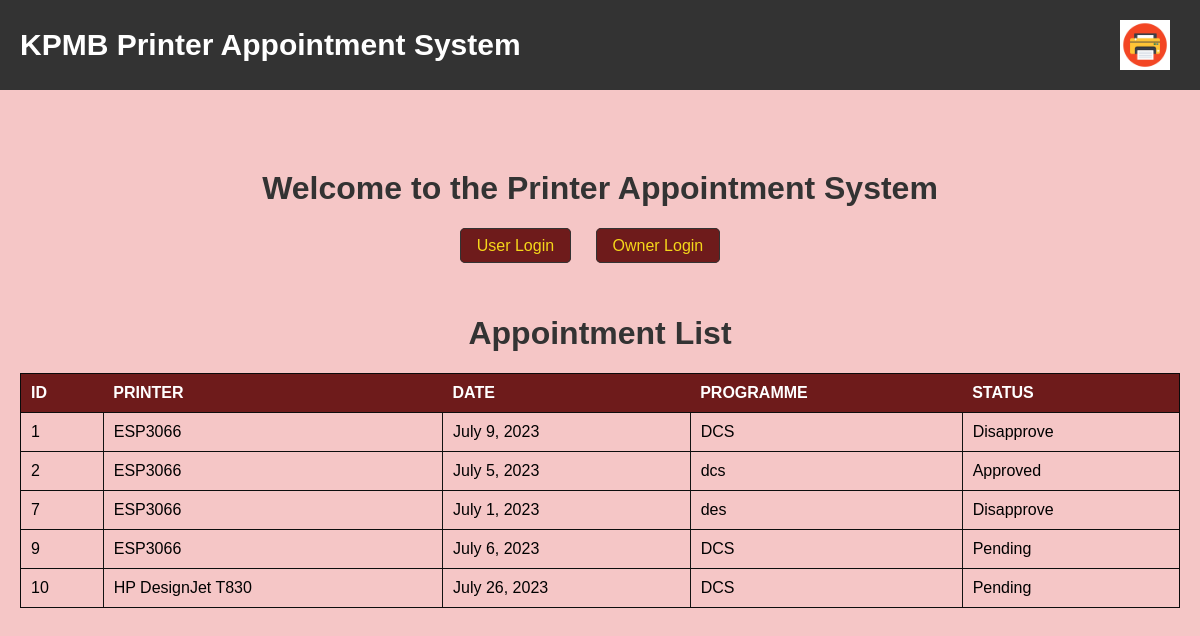
The page / on the database its author committed.
### appointment/models.py (models this page shows)
class Appointment(models.Model):
    appointmentId = models.AutoField(primary_key=True)
    pid = models.ForeignKey(Printer, on_delete=models.CASCADE)
    uid = models.ForeignKey(User, on_delete=models.CASCADE)
    date = models.DateField()
    programme = models.CharField(max_length=100)
    appointmentStatus = models.CharField(max_length=20, default='Pending')

class Printer(models.Model):
    pid = models.AutoField( primary_key=True)
    owner = models.ForeignKey(Owner, on_delete=models.CASCADE)
    pname = models.CharField(max_length=100)
    pdescription = models.TextField()

### appointment/views.py (the view)
# urls.py: path('', views.index, name='index'),
def index(request):
    appointment = Appointment.objects.all()
    return render(request, 'index.html', {'appointment': appointment})

### appointment/templates/index.html (shortened to what this page needs)
{% load static %}
<!DOCTYPE html>
<html>
<head>
</head>
<body>
    <div class="navbar">
        <h2 class="title">KPMB Printer Appointment System</h2>
        <img src="{% static 'printer.jpg' %}" alt="Logo" class="logo">
    </div>
    <h1 style="margin-top: 80px;">Welcome to the Printer Appointment System</h1>
    <ul>
        <li><a href="{% url 'login' %}" class="vivid">User Login</a></li>
        <li><a href="{% url 'owner_login' %}" class="vivid">Owner Login</a></li>
    </ul>
    {% block content %}
    <h1 style="font-size: 32px;">Appointment List</h1>
    <table>
        <tr>
            <th>ID</th>
            <th>Printer</th>
            <th>Date</th>
            <th>Programme</th>
            <th>Status</th>
        </tr>
        {% for appointment in appointment %}
        <tr>
            <td>{{ appointment.appointmentId }}</td>
            <td>{{ appointment.pid.pname }}</td>
            <td>{{ appointment.date }}</td>
            <td>{{ appointment.programme }}</td>
            <td>{{ appointment.appointmentStatus }}</td>
        </tr>
        {% endfor %}
    </table>
    {% endblock %}
</body>
</html>

### appointment/templates/index.html (style rules this page uses)
body { font-family: Arial, sans-serif; margin: 0; padding: 20px; background-color: #f5c6c6; }
.navbar { background-color: #333; padding: 20px; margin-top: -20px; margin-left: -20px; margin-right: -20px; display: flex; justify-content: space-between; align-items: center; }
.logo { width: 50px; height: 50px; margin-left: auto; margin-right: 10px; }
.navbar .title { color: #fff; font-size: 30px; font-weight: bold; margin: 0; }
h1 { text-align: center; color: #333; margin-top: 60px; font-size: 32px; }
ul { list-style-type: none; padding: 0; margin: 30px 0; text-align: center; }
li { display: inline-block; margin-right: 20px; }
li a { text-decoration: none; color: #333; padding: 8px 16px; border: 1px solid #333; border-radius: 5px; transition: background-color 0.3s, color 0.3s; }
li a.vivid { background-color: #6e1b1b; color: #f5d71a; }
table { width: 100%; border-collapse: collapse; margin-top: 20px; border: 1px solid #0a0a0a; }
th, td { padding: 10px; text-align: left; border-bottom: 1px solid #0c0c0c; }
th { background-color: #6e1b1b; color: #fff; text-transform: uppercase; }
td:not(:last-child) { border-right: 1px solid #131312; }

### rows shown on the page
Appointment: appointmentId "1", pid.pname "ESP3066", date "July 9, 2023", programme "DCS", appointmentStatus "Disapprove"
Appointment: appointmentId "2", pid.pname "ESP3066", date "July 5, 2023", programme "dcs", appointmentStatus "Approved"
Appointment: appointmentId "7", pid.pname "ESP3066", date "July 1, 2023", programme "des", appointmentStatus "Disapprove"
Appointment: appointmentId "9", pid.pname "ESP3066", date "July 6, 2023", programme "DCS", appointmentStatus "Pending"
Appointment: appointmentId "10", pid.pname "HP DesignJet T830", date "July 26, 2023", programme "DCS", appointmentStatus "Pending"
